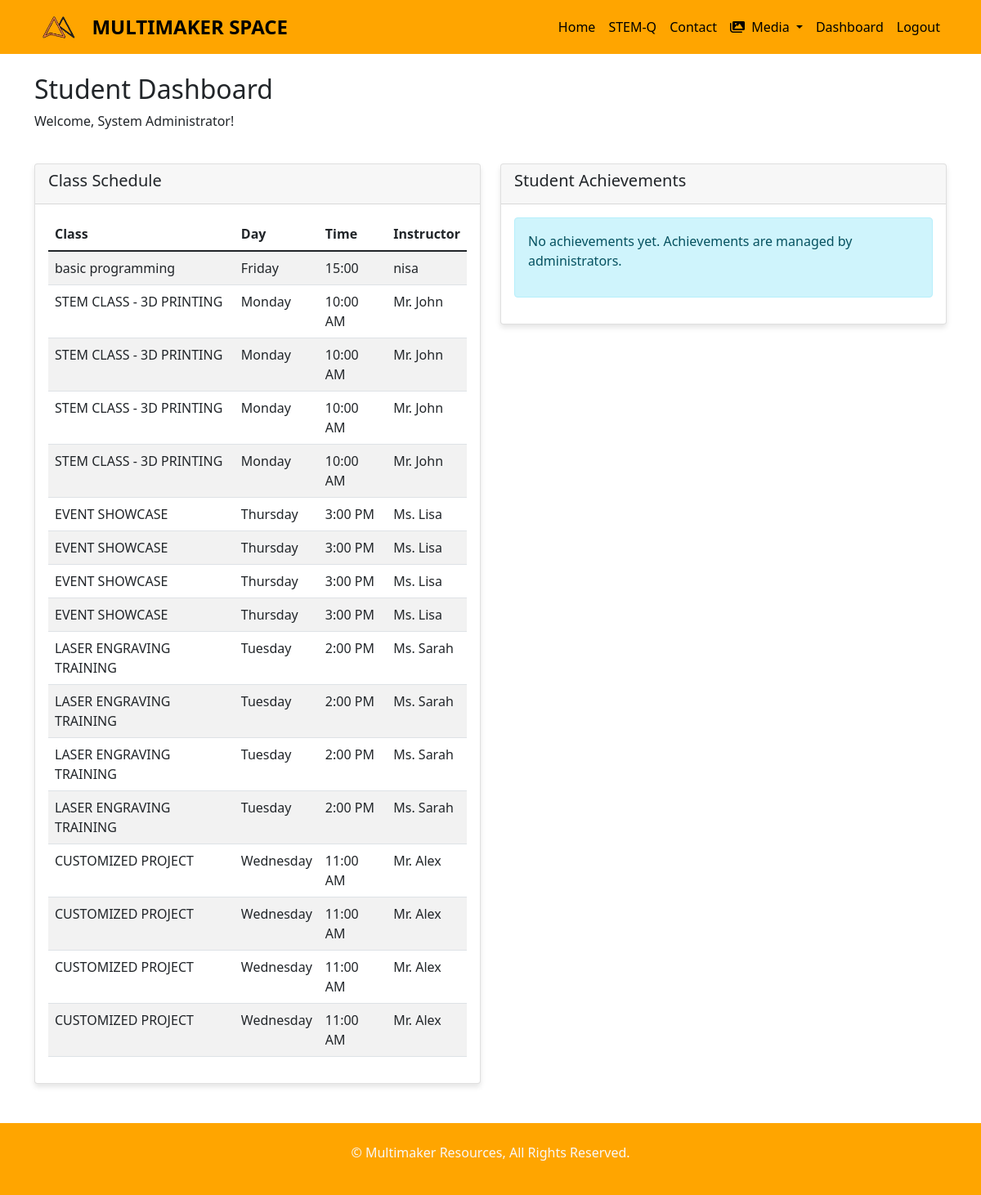
The app's page /dashboard (signed in) with its own data.
### tables this page shows
CREATE TABLE class_schedule (
            id INTEGER PRIMARY KEY AUTOINCREMENT,
            class_name TEXT,
            day TEXT,
            time TEXT,
            instructor TEXT,
            duration TEXT
        );

### app.py (the view)
@app.route('/dashboard')
def student_dashboard():
    if 'user_id' not in session:
        return redirect(url_for('login'))
    conn = get_db_connection()
    classes = conn.execute(
        'SELECT * FROM class_schedule ORDER BY day, time'
    ).fetchall()
    achievements = conn.execute(
        'SELECT * FROM student_achievements WHERE user_id = ? ORDER BY date_achieved DESC',
        (session['user_id'],)
    ).fetchall()
    conn.close()
    return render_template('dashboard.html',
                         classes=classes,
                         achievements=achievements,
                         user=session)

### database.py (called while the page is built)
def get_db_connection():
    conn = sqlite3.connect('multimaker.db')
    conn.row_factory = sqlite3.Row
    return conn

### templates/dashboard.html (shortened to what this page needs)
{% extends "base.html" %}
{% block content %}
<div class="row">
    <div class="col-12">
        <h2>Student Dashboard</h2>
        <p>Welcome, {{ user.full_name or user.username }}!</p>
    </div>
</div>
<div class="row mt-4">
    <div class="col-md-6">
        <div class="card">
            <div class="card-header">
                <h5>Class Schedule</h5>
            </div>
            <div class="card-body">
                {% if classes %}
                    <div class="table-responsive">
                        <table class="table table-striped">
                            <thead>
                                <tr>
                                    <th>Class</th>
                                    <th>Day</th>
                                    <th>Time</th>
                                    <th>Instructor</th>
                                </tr>
                            </thead>
                            <tbody>
                                {% for class in classes %}
                                <tr>
                                    <td>{{ class.class_name }}</td>
                                    <td>{{ class.day }}</td>
                                    <td>{{ class.time }}</td>
                                    <td>{{ class.instructor }}</td>
                                </tr>
                                {% endfor %}
                            </tbody>
                        </table>
                    </div>
                {% else %}
                    <p>No classes scheduled.</p>
                {% endif %}
            </div>
        </div>
    </div>
    <div class="col-md-6">
        <div class="card">
            <div class="card-header">
                <h5>Student Achievements</h5>
            </div>
            <div class="card-body">
                {% if achievements %}
                    <div class="list-group">
                        {% for achievement in achievements %}
                        <div class="list-group-item">
                            <div class="d-flex w-100 justify-content-between">
                                <h6 class="mb-1">{{ achievement.achievement }}</h6>
                                <small>{{ achievement.date_achieved }}</small>
                            </div>
                        </div>
                        {% endfor %}
                    </div>
                {% else %}
                    <div class="alert alert-info">
                        <p>No achievements yet. Achievements are managed by administrators.</p>
                    </div>
                {% endif %}
            </div>
        </div>
    </div>
</div>
{% endblock %}

### static/css/style.css (style rules this page uses)
.card { box-shadow: 0 4px 6px rgba(0, 0, 0, 0.1); transition: transform 0.2s; }

### records on screen
class_schedule: class_name "basic programming", day "Friday", time "15:00", instructor "nisa"
class_schedule: class_name "STEM CLASS - 3D PRINTING", day "Monday", time "10:00 AM", instructor "Mr. John"
class_schedule: class_name "STEM CLASS - 3D PRINTING", day "Monday", time "10:00 AM", instructor "Mr. John"
class_schedule: class_name "STEM CLASS - 3D PRINTING", day "Monday", time "10:00 AM", instructor "Mr. John"
class_schedule: class_name "STEM CLASS - 3D PRINTING", day "Monday", time "10:00 AM", instructor "Mr. John"
class_schedule: class_name "EVENT SHOWCASE", day "Thursday", time "3:00 PM", instructor "Ms. Lisa"
class_schedule: class_name "EVENT SHOWCASE", day "Thursday", time "3:00 PM", instructor "Ms. Lisa"
class_schedule: class_name "EVENT SHOWCASE", day "Thursday", time "3:00 PM", instructor "Ms. Lisa"
class_schedule: class_name "EVENT SHOWCASE", day "Thursday", time "3:00 PM", instructor "Ms. Lisa"
class_schedule: class_name "LASER ENGRAVING TRAINING", day "Tuesday", time "2:00 PM", instructor "Ms. Sarah"
class_schedule: class_name "LASER ENGRAVING TRAINING", day "Tuesday", time "2:00 PM", instructor "Ms. Sarah"
class_schedule: class_name "LASER ENGRAVING TRAINING", day "Tuesday", time "2:00 PM", instructor "Ms. Sarah"
class_schedule: class_name "LASER ENGRAVING TRAINING", day "Tuesday", time "2:00 PM", instructor "Ms. Sarah"
class_schedule: class_name "CUSTOMIZED PROJECT", day "Wednesday", time "11:00 AM", instructor "Mr. Alex"
class_schedule: class_name "CUSTOMIZED PROJECT", day "Wednesday", time "11:00 AM", instructor "Mr. Alex"
class_schedule: class_name "CUSTOMIZED PROJECT", day "Wednesday", time "11:00 AM", instructor "Mr. Alex"
class_schedule: class_name "CUSTOMIZED PROJECT", day "Wednesday", time "11:00 AM", instructor "Mr. Alex"

### other values on screen
{{ user.full_name or user.username }} "System Administrator"
